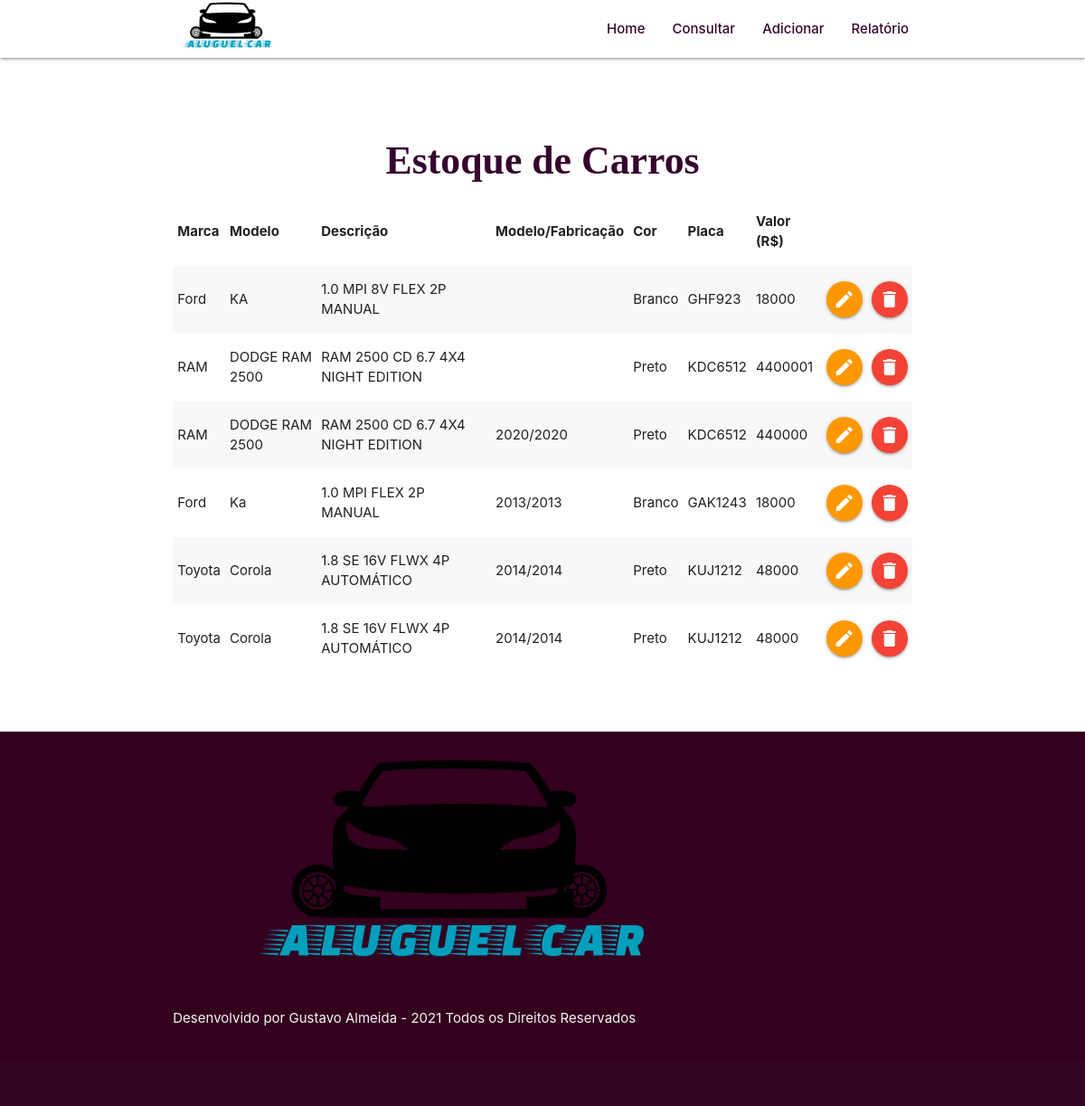
/consultar.php, run on the app's committed database.
### tables this page shows
CREATE TABLE IF NOT EXISTS `estoque` (
  `id` int(11) NOT NULL AUTO_INCREMENT,
  `marca` varchar(50) NOT NULL,
  `modelo` varchar(50) NOT NULL,
  `descricao` varchar(100) NOT NULL,
  `mod_fab` varchar(50) NOT NULL,
  `cor` varchar(40) NOT NULL,
  `placa` varchar(30) NOT NULL,
  `valor` int(11) NOT NULL,
  PRIMARY KEY (`id`)
);

### consultar.php (the view, shortened to what this page needs)
<?php
include_once 'php_action/db_connect.php';
include_once 'includes/header.php';
?>
    <div class="section no-pad-bot" id="index-banner">
      <div class="container">
        <br /><br />
        <div class="row center">
        <div class="col s12 m12 l12 xl12">
          <h3 class =""><b>Estoque de Carros </b></h3>
          <table class ="striped">
            <thead>
              <tr>
                <th>Marca</th>
                <th>Modelo</th>
                <th>Descrição</th>
                <th>Modelo/Fabricação</th>
                <th>Cor</th>
                <th>Placa</th>
                <th>Valor (R$)</th>
              </tr>
            </thead>
            <tbody>
              <?php
                $sql = "SELECT * FROM estoque";
                $resultado = mysqli_query($connect, $sql);
                while($dados = mysqli_fetch_array($resultado)) :
              ?>
                  <tr>
                  <td><?php echo $dados['marca']; ?></td>
                  <td><?php echo $dados['modelo']; ?></td>
                  <td><?php echo $dados['descricao']; ?></td>
                  <td><?php echo $dados['mod_fab']; ?></td>
                  <td><?php echo $dados['cor']; ?></td>
                  <td><?php echo $dados['placa']; ?></td>
                  <td><?php echo $dados['valor']; ?></td>
                  <td><a href="editar.php?id=<?php echo $dados['id']; ?>"
                   class="btn-floating orange"><i
                   class="material-icons">edit</i></a></td>
                  <td><a href="#modal<?php echo $dados['id']; ?>"
                  class="btn-floating red modal-trigger"><i
                  class="material-icons">delete</i></a></td>
                  </tr>
              <?php endwhile; ?>
            </tbody>
          </table>
        </div>
        </div>
        <br /><br />
      </div>
    </div>
  <?php
    include_once 'includes/footer.php';
  ?>

### includes/header.php (shortened to what this page needs)
<!DOCTYPE html>
<html lang="pt-br">
  <head>
    <link href="css/materialize.css" type="text/css" rel="stylesheet" media="screen,projection"/>
    <link href="css/style.css" type="text/css" rel="stylesheet" media="screen,projection" />
  </head>
  <body>
    <nav class="white" role="navigation">
      <div class="nav-wrapper container">
        <a id="logo-container" href="/gustavocar/index.php">
            <img src="assets/imagens/logocar.png" width="0,1%">
        </a>
        <ul class="right hide-on-med-and-down">
          <strong>
          <li><a href="index.php">Home</a></li>
          <li><a href="consultar.php">Consultar</a></li>
          <li><a href="adicionar.php">Adicionar</a></li>
          <li><a href="relatorio.php">Relatório</a></li>
        </strong>
        </ul>
      </div>
    </nav>

### includes/footer.php (shortened to what this page needs)
<footer class="page-footer vine">
          <div class="container ">
            <div class="row">
              <div class="col l12 s12">
                <img id="img-footer" src="assets/imagens/logocar.png"/>
                <p class="grey-text text-lighten-4">Desenvolvido por Gustavo Almeida - 2021 Todos os Direitos Reservados</p>
              </div>
            </div>
          </div>
            <div class="footer-copyright">
            </div>
          </footer>
  </body>
</html>

### css/style.css (style rules this page uses)
#logo-container img { width: 150px; position:relative; }
nav ul a { color: #36052e; }
h3 { font-family: 'Times New Roman', Times, serif; color: #36052e; }
.col img { width: 80%; }
.vine { background-color:#33001e; }

### data on the page
estoque: marca "Ford", modelo "KA", descricao "1.0 MPI 8V FLEX 2P MANUAL", cor "Branco", placa "GHF923", valor "18000"
estoque: marca "RAM", modelo "DODGE RAM 2500", descricao "RAM 2500 CD 6.7 4X4 NIGHT EDITION", cor "Preto", placa "KDC6512", valor "4400001"
estoque: marca "RAM", modelo "DODGE RAM 2500", descricao "RAM 2500 CD 6.7 4X4 NIGHT EDITION", mod_fab "2020/2020", cor "Preto", placa "KDC6512", valor "440000"
estoque: marca "Ford", modelo "Ka", descricao "1.0 MPI FLEX 2P MANUAL", mod_fab "2013/2013", cor "Branco", placa "GAK1243", valor "18000"
estoque: marca "Toyota", modelo "Corola", descricao "1.8 SE 16V FLWX 4P AUTOMÁTICO", mod_fab "2014/2014", cor "Preto", placa "KUJ1212", valor "48000"
estoque: marca "Toyota", modelo "Corola", descricao "1.8 SE 16V FLWX 4P AUTOMÁTICO", mod_fab "2014/2014", cor "Preto", placa "KUJ1212", valor "48000"
